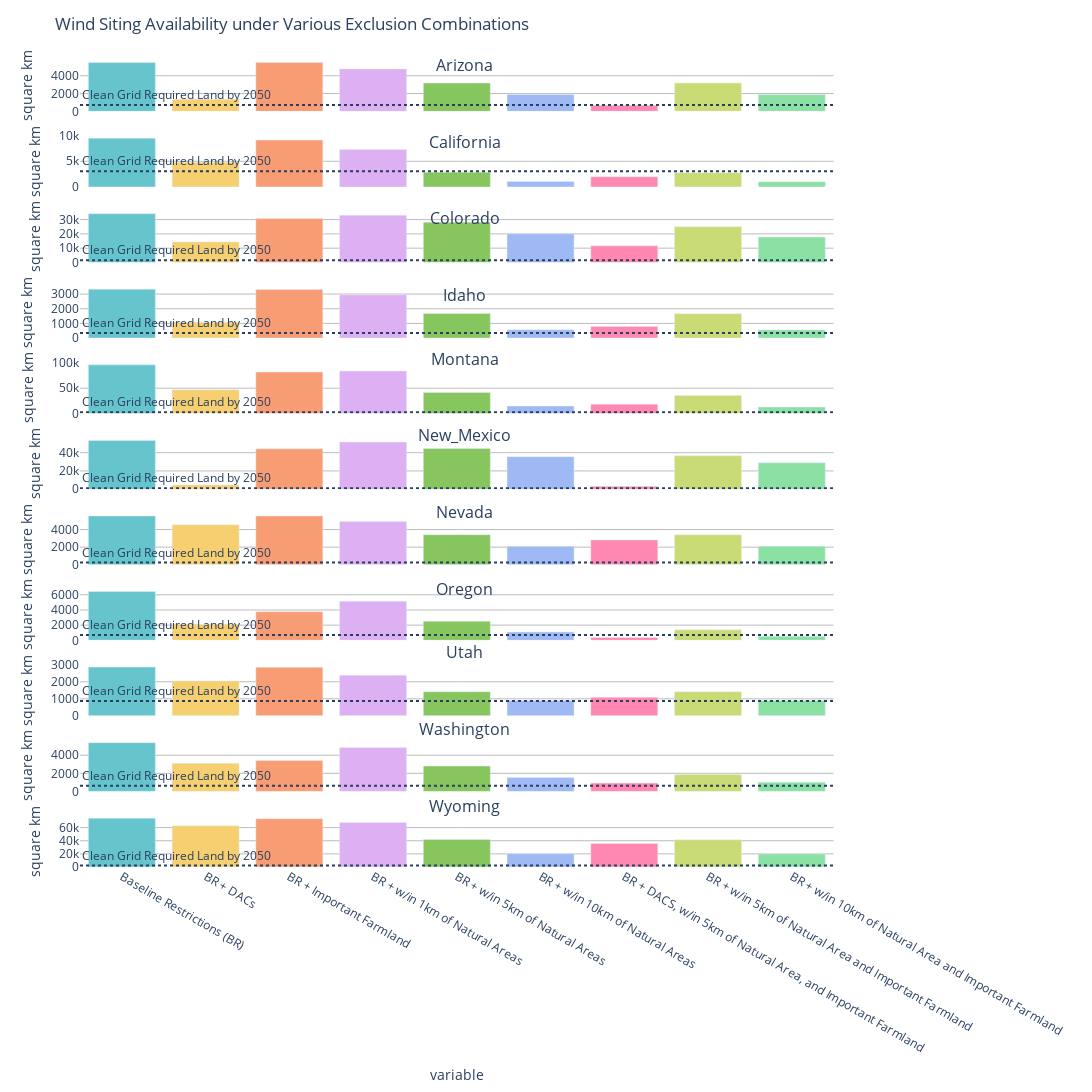

Notebook source saved alongside this figure:
### Code cell
fig = px.bar(wind_df, x="variable", y="value", color="variable",
             facet_row="region_name", width=1200, height=2000,
            facet_row_spacing=0.03,
            color_discrete_sequence=px.colors.qualitative.Pastel)
state_list = list(wind_df.region_name.unique())

fig.update_yaxes(matches=None, title="square km", showgrid = True,  gridcolor = '#bdbdbd')
fig.for_each_annotation(lambda a: a.update(text=a.text.split("=")[-1]))
fig.update_layout(showlegend=False, title='Wind Siting Availability under Various Exclusion Combinations',
                 uniformtext_minsize=18, uniformtext_mode='hide', plot_bgcolor = 'white', paper_bgcolor ='white')

for anno in fig['layout']['annotations']:
    anno['text']=''

start_y = 1.01
for state_label in state_label_list:
    fig.add_annotation(text=state_label,
                  xref="paper", yref="paper",
                  x=.5, y=start_y, showarrow=False, font=dict(size=16))
    start_y = start_y - .095 

row_no = 0
for i in cg_km_list:
    fig.add_hline(y=i, line_dash="dot", row=row_no,line_width=2,
          annotation_text=f'Clean Grid Required Land by {year}', 
          annotation_position="top left") 
    if row_no == 0:
        row_no = 10
    else:
        row_no-=1

fig.show()
